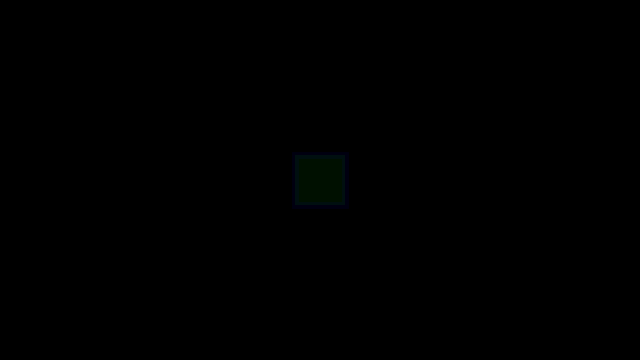
Frame 1 (no input)
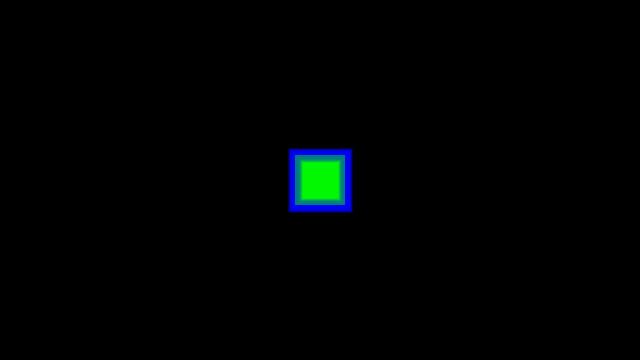
Frame 60 (the mouse pressed at the canvas centre just before this capture)
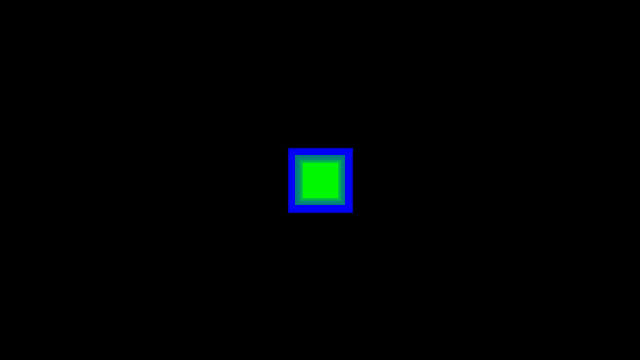
Frame 120 (the mouse held since frame 60 and released just before this capture)

The Processing sketch that drew these frames (run headless with seeded random() and noise(); from frame 60 on, the mouse is pressed at the canvas centre):

// Processing sketch: w2_stp9
// ── w2_stp9.pde
float squareSize = random(50, 150);
float lineWidth = random(4, 16);

void setup() {
  size(640, 360);
  background(0);
  rectMode(CENTER);
  background(0);
}

void draw() {
  squareSize = random(50, 150);
  lineWidth = random(4, 16);
  strokeWeight(lineWidth);
  stroke(0, 0, 255, 16);
  fill(0, 255, 0, 16);
  square(width * 0.5, height * 0.5, 50);
}
